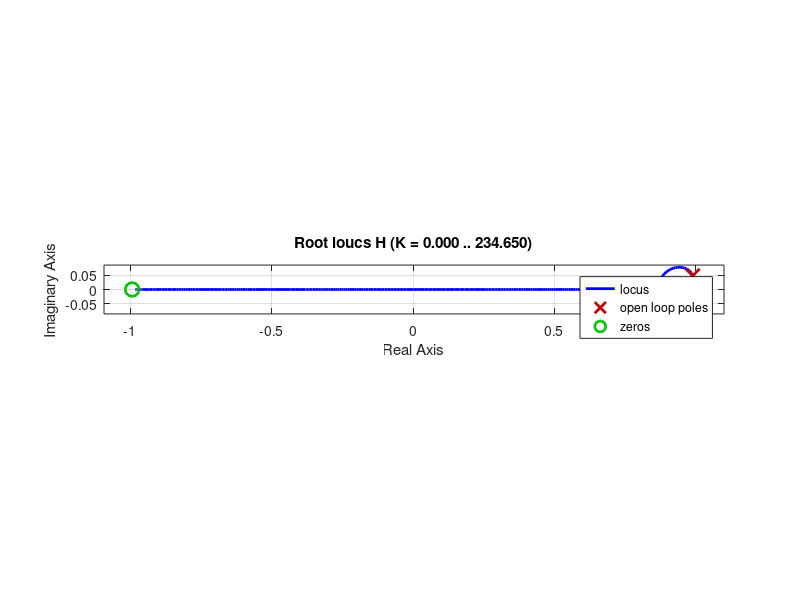

This figure's MATLAB source:
%H = tf([0.0098354, 0.00967728],[1, -1.9512294, 0.9512294],0.1)%insMA
%H = tf([0.0004966, 0.0004933],[1, -1.977724, 0.9801987],0.01)%estMA 
%H = tf([1.5246247, 0.6167311, -0.869181],[1, -1.9512294, 0.9512294],0.1)%insC 
H = tf([170.46632, -156.92777, -167.98258, 155.07328],[200, -595.5448, 591.58454, -196.03974],0.01)%estC 
%h = 0.1;
h = 0.01;
figure();
rlocus(H)
%pzmap(H)
%zgrid(h)
axis equal
